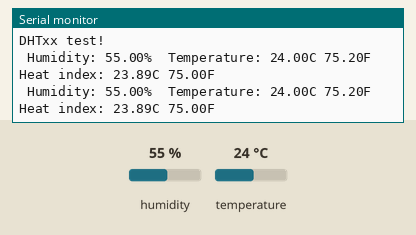
Bench run of a sketch on a simulated Arduino Uno, built with avr-gcc and run on an emulated ATmega328P. On the bench: the last lines printed to the serial monitor. The inputs (shaded band) are chosen by the test bench; at power-on: humidity 55 %, temperature 24 °C.

Above: at 4.8 s.
4.9 s: humidity set to 22 %
At 7.3 s:
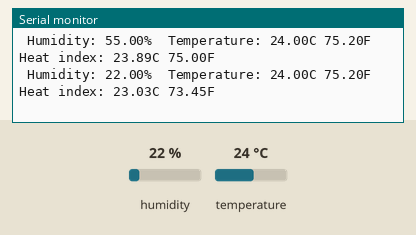
7.9 s: temperature set to 12 °C
At 8.9 s:
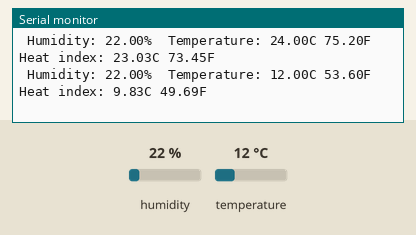
10.9 s: humidity set to 40 %
At 13.1 s:
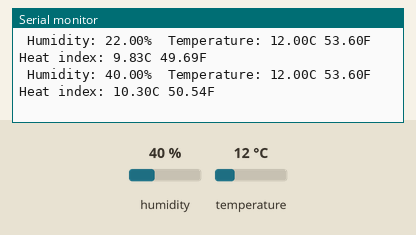
13.9 s: temperature set to 28 °C
At 14.6 s:
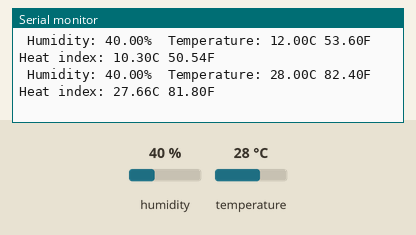
Timing chart, 0 to 16.9 s (numbered marks = the images above; inputs shaded):
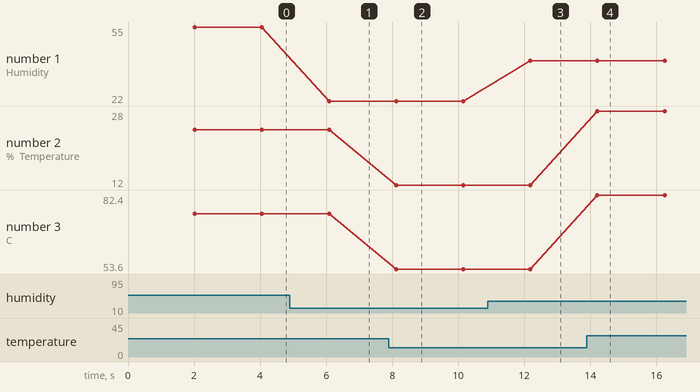

Measured:
- after the input at 4.9 s, the serial monitor: prints a new line after 1.2 s (image 1)
- after the input at 7.9 s, the serial monitor: prints a new line after 0.22 s (image 2)
- after the input at 10.9 s, the serial monitor: prints a new line after 1.3 s (image 3)
- after the input at 13.9 s, the serial monitor: prints a new line after 0.32 s (image 4)
- plotted number 1: 55 → 22 after the input at 4.9 s, 22 → 40 after the input at 10.9 s
- plotted number 2: 24 → 12 after the input at 7.9 s, 12 → 28 after the input at 13.9 s
- plotted number 3: 75.2 → 53.6 after the input at 7.9 s, 53.6 → 82.4 after the input at 13.9 s

The sketch:

DHT11.ino
```cpp
// - DHT Sensor Library: https://github.com/adafruit/DHT-sensor-library
#include "DHT.h"

#define DHTPIN 2     // Digital pin connected to the DHT sensor

#define DHTTYPE DHT11   // DHT 11
//#define DHTTYPE DHT22   // DHT 22  (AM2302), AM2321
//#define DHTTYPE DHT21   // DHT 21 (AM2301)
DHT dht(DHTPIN, DHTTYPE);

void setup() {
  Serial.begin(9600);
  Serial.println(F("DHTxx test!"));

  dht.begin();
}

void loop() {
  delay(2000);
  float h = dht.readHumidity();
  float t = dht.readTemperature();
  float f = dht.readTemperature(true);

  if (isnan(h) || isnan(t) || isnan(f)) {
    Serial.println(F("Failed to read from DHT sensor!"));
    return;
  }

  // Compute heat index in Fahrenheit (the default)
  float hif = dht.computeHeatIndex(f, h);
  // Compute heat index in Celsius (isFahreheit = false)
  float hic = dht.computeHeatIndex(t, h, false);

  Serial.print(F(" Humidity: "));
  Serial.print(h);
  Serial.print(F("%  Temperature: "));
  Serial.print(t);
  Serial.print(F("C "));
  Serial.print(f);
  Serial.print(F("F  Heat index: "));
  Serial.print(hic);
  Serial.print(F("C "));
  Serial.print(hif);
  Serial.println(F("F"));
}
```
